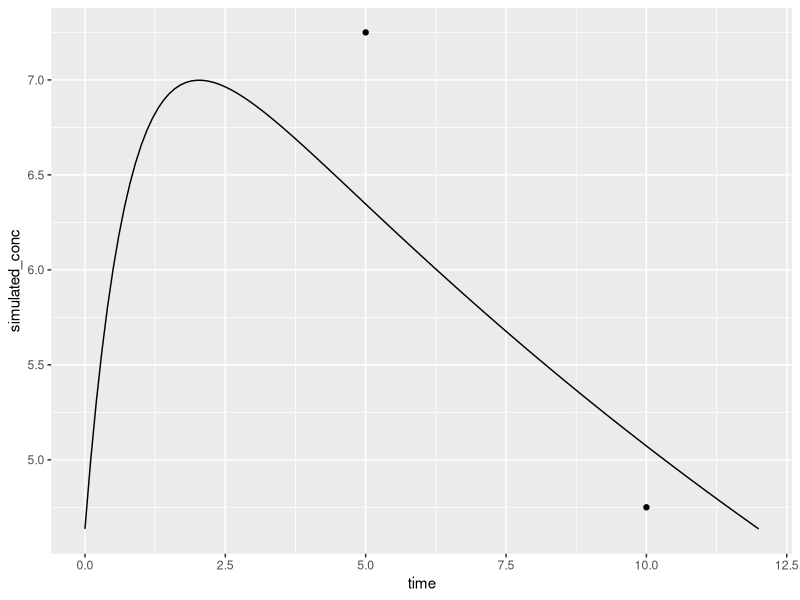
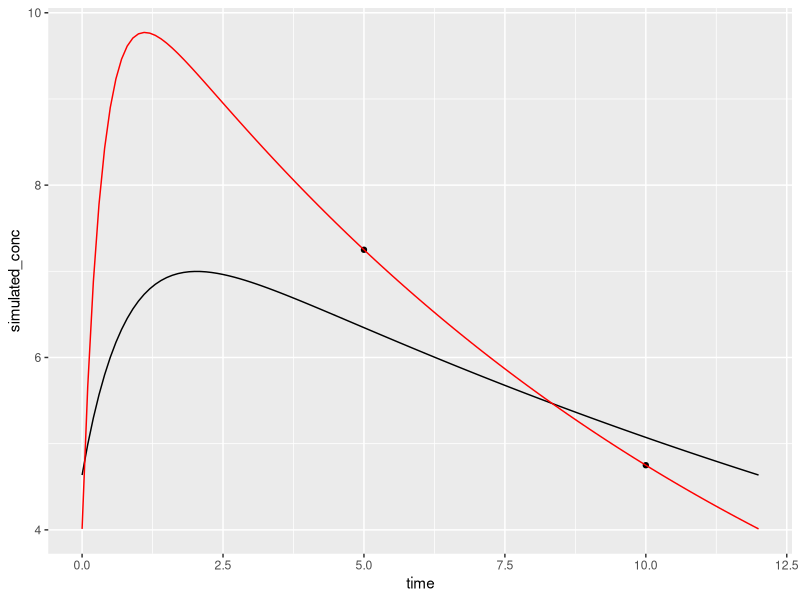

Recreate these plots in R, in order.
library(ggplot2)

V_pop <- 50 #L
omega_vc <- 0.05 # SD des Random Effects auf V

ke_pop <- 0.045 #1/h
omega_ke <- 0.12 # SD des Random Effects auf ke

ka_pop <- 1.25 # 1/h
omega_ka <- 1.34 # SD des Random Effects auf ka

F_oral = 0.8
AMT = 200
sim_times=seq(from=0, to=12, by=0.1)
tau=12

pk_model_ss<- function(AMT, F_oral, Vc, ke, ka, time, tau=12){
  conc <- F_oral*AMT/Vc *(ka/(ka-ke))*( (exp(-ke*(time) )/(1-exp(-ke*tau))) - (exp(-ka*(time) )/(1-exp(-ka*tau))) )
  return(conc)
}

obj_func_no_re <- function(tdm_data, par) {
  measured_conc = tdm_data$measured_conc
  simulated_conc = pk_model_ss(AMT, F_oral, par[1], par[2], par[3], tdm_data$time, tau)
  return(sum( (measured_conc-simulated_conc)^2 ))
}


tdm_data = data.frame(time=c(5,10), measured_conc=c(7.25, 4.75))

simulated_data = data.frame(time=sim_times, 
                            simulated_conc=pk_model_ss(AMT, F_oral, V_pop, ke_pop, ka_pop, sim_times, tau))

ggplot(simulated_data) + geom_line(aes(x=time, y=simulated_conc)) + 
  geom_point(data=tdm_data, aes(x=time, y=measured_conc))                            


optim_res <- optim(par=c(V_pop, ke_pop, ka_pop), fn=obj_func_no_re, tdm_data=tdm_data)


simulated_ind_data = data.frame(time=sim_times, 
                                simulated_conc=pk_model_ss(AMT, F_oral, optim_res$par[1], optim_res$par[2], optim_res$par[3], sim_times, tau))


ggplot(simulated_data) + geom_line(aes(x=time, y=simulated_conc)) + 
  geom_point(data=tdm_data, aes(x=time, y=measured_conc)) +
  geom_line(data=simulated_ind_data, aes(x=time, y=simulated_conc), colour="red")
